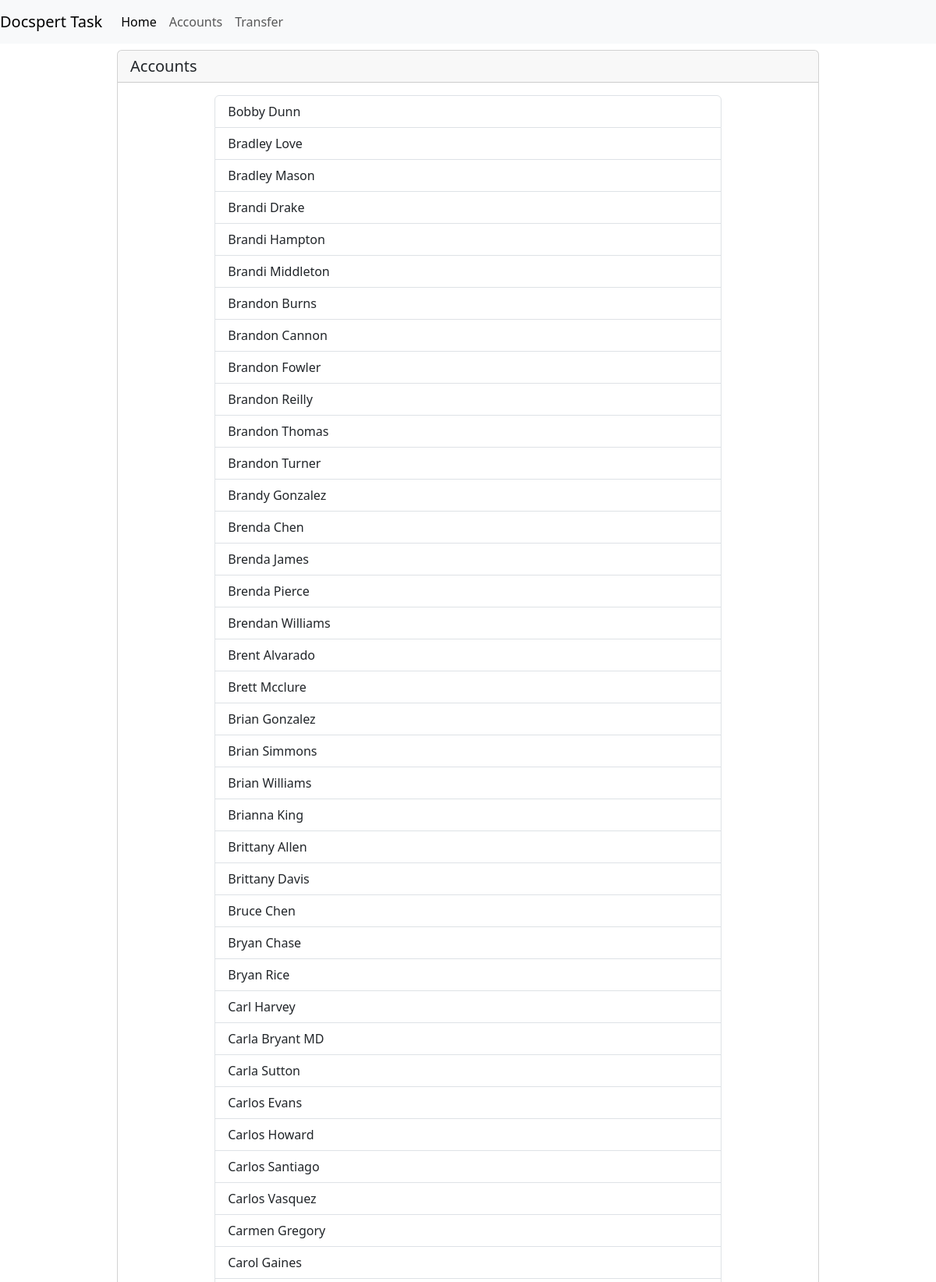
Page /accounts/?page=3 (upper part) on the committed database.
### accounts/models.py (models this page shows, shortened)
class Account(models.Model):
    id = models.UUIDField(primary_key=True, default=uuid.uuid4, editable=False)
    name = models.CharField(max_length=255)
    balance = models.DecimalField(max_digits=10, decimal_places=2, default=0)

### accounts/views.py (the view)
# urls.py: path('accounts/', views.account_list, name="accounts"),
def account_list(request):
    accounts = Account.objects.all().order_by('name')
    paginator = Paginator(accounts, 50)
    page_number = request.GET.get('page')
    page_obj = paginator.get_page(page_number)
    context = {
        "accounts":page_obj,
    }
    return render(request,'accounts.html', context)

### templates/accounts.html (shortened to what this page needs)
{% extends 'base.html' %}
{% load static %}
{% block content %}
<div class="card w-75 mx-auto m-2">
    <h5 class="card-header">Accounts</h5>
    <div class="card-body">
        <div class="list-group w-75 mx-auto">
            {% for account in accounts %}
                <a href="{% url 'account_detail' account.id %}" class="list-group-item list-group-item-action">
                    {{ account.name }}
                </a>
            {% endfor %}
        </div>
    </div>
</div>
{% endblock content %}

### rows in the picture
Account: name "Bobby Dunn"
Account: name "Bradley Love"
Account: name "Bradley Mason"
Account: name "Brandi Drake"
Account: name "Brandi Hampton"
Account: name "Brandi Middleton"
Account: name "Brandon Burns"
Account: name "Brandon Cannon"
Account: name "Brandon Fowler"
Account: name "Brandon Reilly"
Account: name "Brandon Thomas"
Account: name "Brandon Turner"
Account: name "Brandy Gonzalez"
Account: name "Brenda Chen"
Account: name "Brenda James"
Account: name "Brenda Pierce"
Account: name "Brendan Williams"
Account: name "Brent Alvarado"
Account: name "Brett Mcclure"
Account: name "Brian Gonzalez"
Account: name "Brian Simmons"
Account: name "Brian Williams"
Account: name "Brianna King"
Account: name "Brittany Allen"
Account: name "Brittany Davis"
Account: name "Bruce Chen"
Account: name "Bryan Chase"
Account: name "Bryan Rice"
Account: name "Carl Harvey"
Account: name "Carla Bryant MD"
Account: name "Carla Sutton"
Account: name "Carlos Evans"
Account: name "Carlos Howard"
Account: name "Carlos Santiago"
Account: name "Carlos Vasquez"
Account: name "Carmen Gregory"
Account: name "Carol Gaines"
